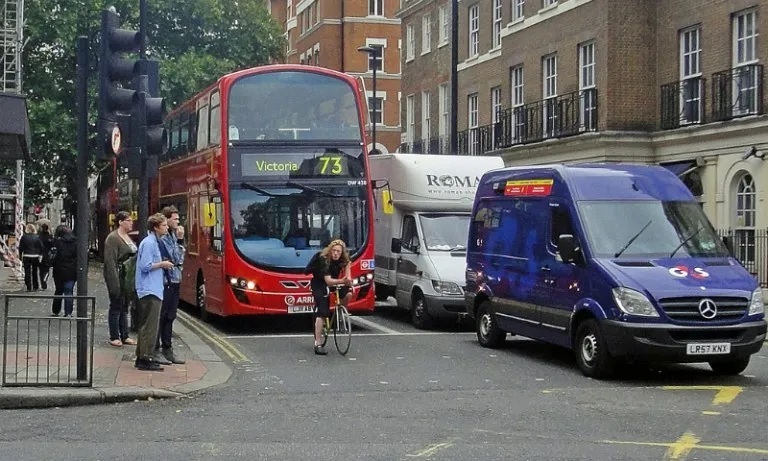
#> input picture openCV/paper er jonno/image.jpg, 768 x 461 px, given in place of the camera
$ python 'red detect.py'
#> lines starting #> are read from the running program, lines starting #| are printed output that depends on the picture; after the words box and inside, x2 and y2 are one past the last pixel; in counts of white or black regions, pixels touching at a corner belong together
import cv2
import numpy as np

cap = cv2.VideoCapture(0)

while True:
    ret, frame = cap.read()
#> frame is the input picture: shape (461, 768, 3); mean B, G, R 98.3, 97.3, 98.7

    if not ret:
        break

    # Convert the frame from BGR to HSV color space
    hsv = cv2.cvtColor(frame, cv2.COLOR_BGR2HSV)
#> hsv: shape (461, 768, 3); mean H, S, V 69.2, 47.7, 107.9

    # Define the lower and upper bounds for the red color in HSV
    lower_red = np.array([0, 100, 100])
    upper_red = np.array([10, 255, 255])
    mask1 = cv2.inRange(hsv, lower_red, upper_red)
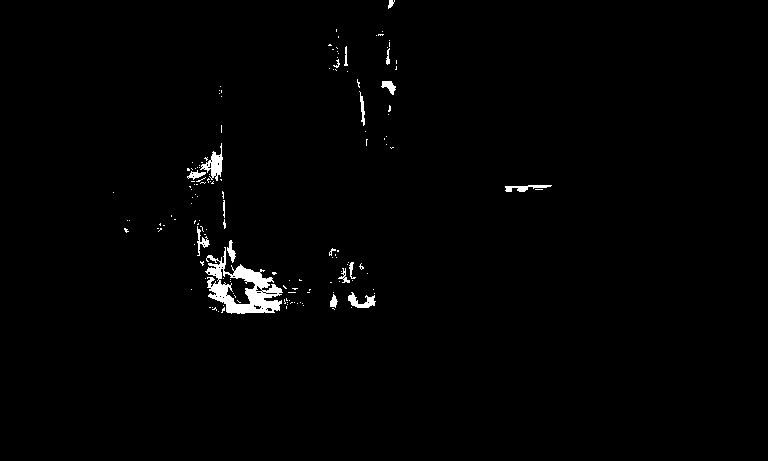
#> mask1: shape (461, 768); 1.2% white; 150 white regions (132 under 20 px), largest, box (x1, y1, x2, y2) and area: (205, 247, 283, 314) 2082, (200, 143, 223, 181) 331, (348, 292, 376, 308) 215

    lower_red = np.array([160, 100, 100])
    upper_red = np.array([180, 255, 255])
    mask2 = cv2.inRange(hsv, lower_red, upper_red)
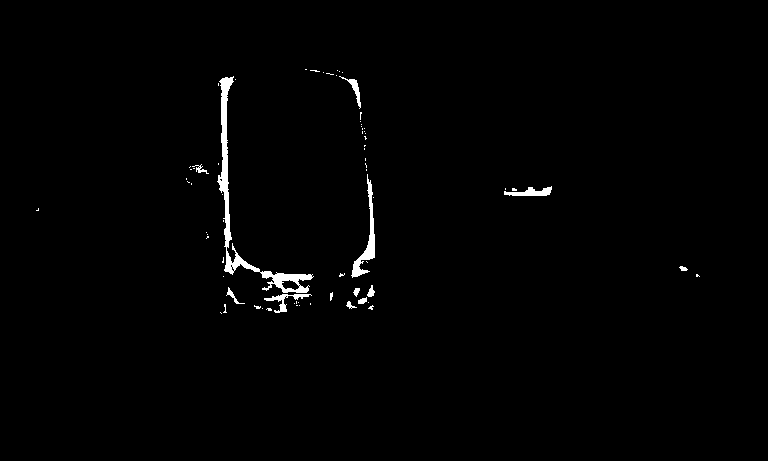
#> mask2: shape (461, 768); 1.1% white; 72 white regions (59 under 20 px), largest, box (x1, y1, x2, y2) and area: (217, 76, 314, 293) 1985, (351, 174, 375, 278) 612, (504, 186, 552, 196) 262

    # Combine the masks to detect red color
    red_mask = mask1 + mask2
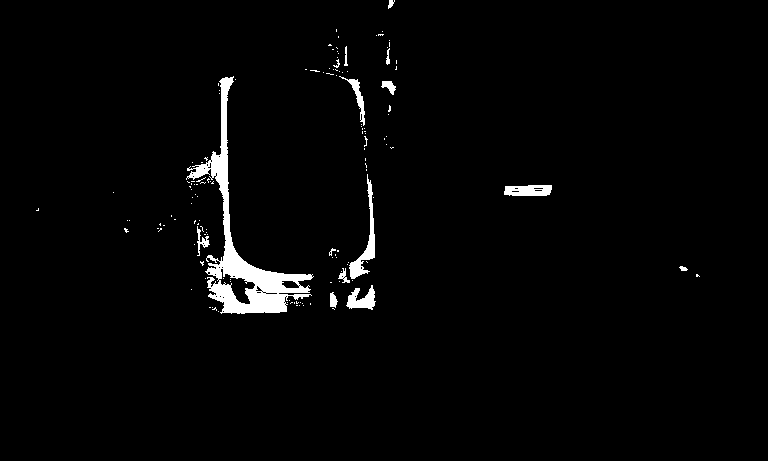
#> red_mask: shape (461, 768); 2.2% white; 138 white regions (123 under 20 px), largest, box (x1, y1, x2, y2) and area: (186, 76, 314, 314) 5185, (349, 174, 375, 279) 676, (504, 185, 552, 196) 454

    # Apply the mask to the original frame
    red_detected = cv2.bitwise_and(frame, frame, mask=red_mask)
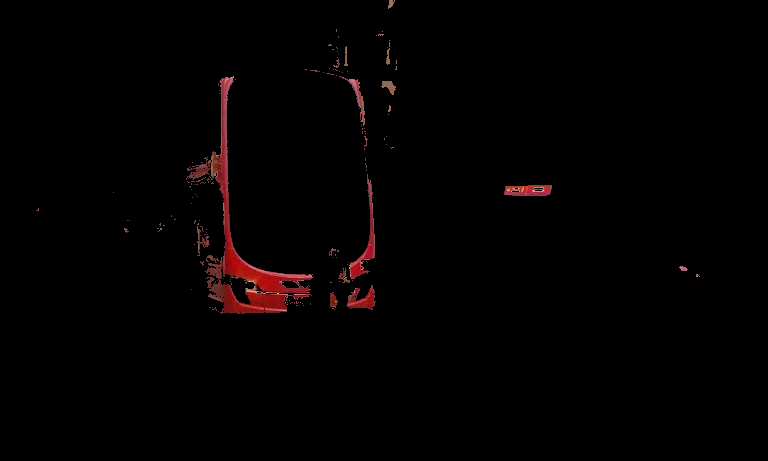
#> red_detected: shape (461, 768, 3); mean B, G, R 1.2, 1.1, 3.3

    cv2.imshow('Original', frame)
    cv2.imshow('Red Detector', red_detected)

    if cv2.waitKey(1) == 27:
#> (key Esc is pressed here)
        break

cap.release()
cv2.destroyAllWindows()
